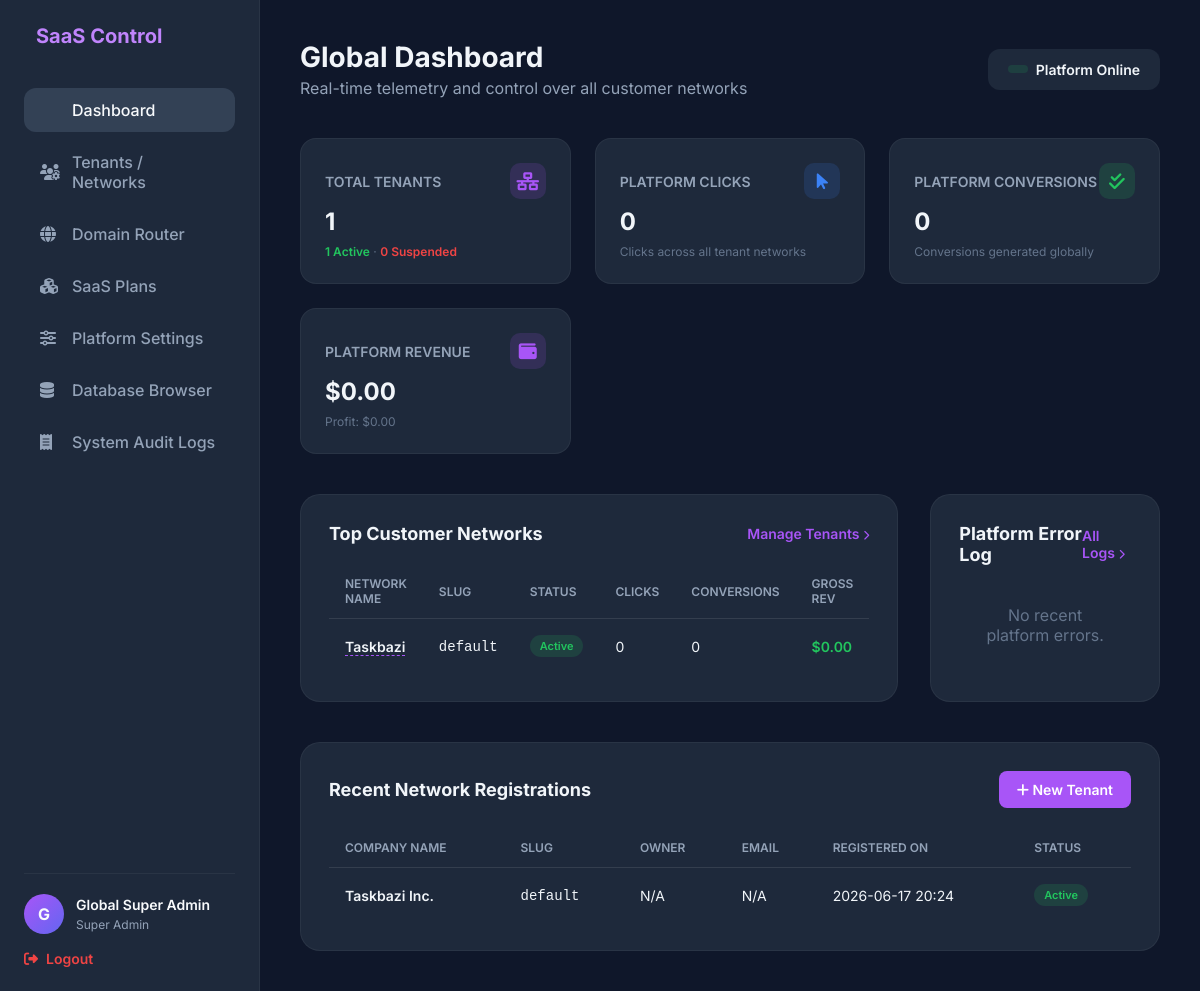
Page /superadmin/dashboard.php (signed in) on the committed database.
### tables this page shows
CREATE TABLE `tenants` (
  `id` int(11) NOT NULL AUTO_INCREMENT,
  `name` varchar(100) NOT NULL,
  `slug` varchar(50) NOT NULL,
  `company_name` varchar(150) DEFAULT NULL,
  `owner_name` varchar(100) DEFAULT NULL,
  `owner_email` varchar(150) DEFAULT NULL,
  `status` enum('active','suspended','pending','deleted') DEFAULT 'active',
  `plan_name` varchar(50) DEFAULT 'Starter',
  `max_affiliates` int(11) DEFAULT 100,
  `max_advertisers` int(11) DEFAULT 20,
  `max_offers` int(11) DEFAULT 100,
  `timezone` varchar(50) DEFAULT 'UTC',
  `currency` varchar(10) DEFAULT 'USD',
  `created_at` timestamp NOT NULL DEFAULT current_timestamp(),
  `updated_at` timestamp NOT NULL DEFAULT current_timestamp() ON UPDATE current_timestamp(),
  PRIMARY KEY (`id`),
  UNIQUE KEY `slug` (`slug`)
);

### app/core/tenant.php (called while the page is built, shortened)
    <?php
class GuardPDO extends PDO {
    #[\ReturnTypeWillChange]
    public function prepare($query, $options = []) {
        return parent::prepare($query, $options);
    }
    #[\ReturnTypeWillChange]
    public function query($query, ...$args) {
        return parent::query($query, ...$args);
    }
}

### superadmin/dashboard.php (the view, shortened to what this page needs)
<?php
require_once __DIR__ . '/../app/config/database.php';
$adminName = $_SESSION['super_auth']['name'] ?? 'Super Admin';
$tenantStats = $pdo->query("
    SELECT
        COUNT(*) as total,
        SUM(status = 'active') as active,
        SUM(status = 'suspended') as suspended,
        SUM(status = 'pending') as pending
    FROM tenants
")->fetch(PDO::FETCH_ASSOC);
$globalMetrics = $pdo->query("
    SELECT
        (SELECT COUNT(*) FROM users) as total_users,
        (SELECT COUNT(*) FROM offers) as total_offers,
        (SELECT COUNT(*) FROM clicks) as total_clicks,
        (SELECT COUNT(*) FROM conversions) as total_conversions,
        (SELECT SUM(payout) FROM conversions WHERE status = 'approved') as total_payout,
        (SELECT SUM(revenue) FROM conversions WHERE status = 'approved') as total_revenue
")->fetch(PDO::FETCH_ASSOC);
$totalPayout = (float)($globalMetrics['total_payout'] ?? 0.00);
$totalRevenue = (float)($globalMetrics['total_revenue'] ?? 0.00);
$totalProfit = $totalRevenue - $totalPayout;
$recentTenants = $pdo->query("
    SELECT id, name, slug, company_name, status, created_at
    FROM tenants
    ORDER BY created_at DESC
    LIMIT 5
")->fetchAll(PDO::FETCH_ASSOC);
$recentErrors = $pdo->query("
    SELECT id, error_code, requested_url, ip_address, logged_at
    FROM error_logs
    ORDER BY logged_at DESC
    LIMIT 5
")->fetchAll(PDO::FETCH_ASSOC);
$topTenants = $pdo->query("
    SELECT
        t.id, t.name, t.slug, t.status,
        (SELECT COUNT(*) FROM clicks WHERE tenant_id = t.id) as clicks_count,
        (SELECT COUNT(*) FROM conversions WHERE tenant_id = t.id) as conversions_count,
        (SELECT SUM(revenue) FROM conversions WHERE tenant_id = t.id AND status = 'approved') as revenue_sum
    FROM tenants t
    ORDER BY conversions_count DESC, clicks_count DESC
    LIMIT 5
")->fetchAll(PDO::FETCH_ASSOC);
?>
<!DOCTYPE html>
<html lang="en">
<head>
    <link rel="stylesheet" href="https://cdnjs.cloudflare.com/ajax/libs/font-awesome/6.4.0/css/all.min.css">
</head>
<body>
    <div class="sidebar">
        <div class="brand">
            <span>SaaS Control</span>
        </div>
        <ul class="nav-menu">
            <li class="nav-item active">
                <a href="dashboard.php">
                    <i class="fas fa-grid-2"></i> Dashboard
                </a>
            </li>
            <li class="nav-item">
                <a href="tenants.php">
                    <i class="fas fa-users-gear"></i> Tenants / Networks
                </a>
            </li>
            <li class="nav-item">
                <a href="domains.php">
                    <i class="fas fa-globe"></i> Domain Router
                </a>
            </li>
            <li class="nav-item">
                <a href="plans.php">
                    <i class="fas fa-cubes"></i> SaaS Plans
                </a>
            </li>
            <li class="nav-item">
                <a href="platform_settings.php">
                    <i class="fas fa-sliders"></i> Platform Settings
                </a>
            </li>
            <li class="nav-item">
                <a href="data_browser.php">
                    <i class="fas fa-database"></i> Database Browser
                </a>
            </li>
            <li class="nav-item">
                <a href="audit_logs.php">
                    <i class="fas fa-receipt"></i> System Audit Logs
                </a>
            </li>
        </ul>
        <div class="sidebar-footer">
            <div class="user-profile">
                <div class="avatar">
                    <?=strtoupper(substr($adminName, 0, 1))?>
                </div>
                <div>
                    <h4 style="font-size: 14px; font-weight: 600;"><?=$adminName?></h4>
                    <span style="font-size: 12px; color: #94a3b8;">Super Admin</span>
                </div>
            </div>
            <a href="../logout.php" class="logout-btn">
                <i class="fas fa-right-from-bracket"></i> Logout
            </a>
        </div>
    </div>
    <div class="content">
        <div class="header">
            <div>
                <h1>Global Dashboard</h1>
                <p>Real-time telemetry and control over all customer networks</p>
            </div>
            <div style="background-color: #1e293b; padding: 12px 20px; border-radius: 12px; display: flex; align-items: center; gap: 8px;">
                <span class="status-badge status-active"></span>
                <span style="font-weight: 600; font-size: 14px;">Platform Online</span>
            </div>
        </div>
        <div class="stats-grid">
            <div class="stat-card">
                <div class="stat-header">
                    <span>TOTAL TENANTS</span>
                    <div class="stat-icon icon-purple">
                        <i class="fas fa-network-wired"></i>
                    </div>
                </div>
                <div class="stat-value"><?=$tenantStats['total']?></div>
                <div class="stat-desc">
                    <span style="color: #22c55e; font-weight: 600;"><?=$tenantStats['active']?> Active</span> &middot;
                    <span style="color: #ef4444; font-weight: 600;"><?=$tenantStats['suspended']?> Suspended</span>
                </div>
            </div>
            <div class="stat-card">
                <div class="stat-header">
                    <span>PLATFORM CLICKS</span>
                    <div class="stat-icon icon-blue">
                        <i class="fas fa-mouse-pointer"></i>
                    </div>
                </div>
                <div class="stat-value"><?=number_format($globalMetrics['total_clicks'])?></div>
                <div class="stat-desc">Clicks across all tenant networks</div>
            </div>
            <div class="stat-card">
                <div class="stat-header">
                    <span>PLATFORM CONVERSIONS</span>
                    <div class="stat-icon icon-green">
                        <i class="fas fa-check-double"></i>
                    </div>
                </div>
                <div class="stat-value"><?=number_format($globalMetrics['total_conversions'])?></div>
                <div class="stat-desc">Conversions generated globally</div>
            </div>
            <div class="stat-card">
                <div class="stat-header">
                    <span>PLATFORM REVENUE</span>
                    <div class="stat-icon icon-purple">
                        <i class="fas fa-wallet"></i>
                    </div>
                </div>
                <div class="stat-value">$<?=number_format($totalRevenue, 2)?></div>
                <div class="stat-desc">Profit: $<?=number_format($totalProfit, 2)?></div>
            </div>
        </div>
        <div class="dashboard-grid">
            <div class="section-card">
                <div class="section-header">
                    <h3 class="section-title">Top Customer Networks</h3>
                    <a href="tenants.php" class="btn-view-all">Manage Tenants <i class="fas fa-chevron-right" style="font-size: 10px;"></i></a>
                </div>
                <table>
                    <thead>
                        <tr>
                            <th>Network Name</th>
                            <th>Slug</th>
                            <th>Status</th>
                            <th>Clicks</th>
                            <th>Conversions</th>
                            <th>Gross Rev</th>
                        </tr>
                    </thead>
                    <tbody>
                        <?php if (empty($topTenants)): ?>
                            <tr>
                                <td colspan="6" style="text-align: center; color: #64748b;">No active networks found.</td>
                            </tr>
                        <?php else: ?>
                            <?php foreach ($topTenants as $t): ?>
                                <tr>
                                    <td style="font-weight: 600;">
                                        <a href="tenant_view.php?id=<?=$t['id']?>" style="color: #f1f5f9; text-decoration: none; border-bottom: 1px dashed #a855f7;">
                                            <?=htmlspecialchars($t['name'])?>
                                        </a>
                                    </td>
                                    <td><code><?=$t['slug']?></code></td>
                                    <td>
                                        <span class="status-badge status-<?=$t['status']?>"><?=ucfirst($t['status'])?></span>
                                    </td>
                                    <td><?=number_format($t['clicks_count'])?></td>
                                    <td><?=number_format($t['conversions_count'])?></td>
                                    <td style="font-weight: 600; color: #22c55e;">$<?=number_format((float)($t['revenue_sum'] ?? 0.00), 2)?></td>
                                </tr>
                            <?php endforeach; ?>
                        <?php endif; ?>
                    </tbody>
                </table>
            </div>
            <div class="section-card">
                <div class="section-header">
                    <h3 class="section-title">Platform Error Log</h3>
                    <a href="audit_logs.php" class="btn-view-all">All Logs <i class="fas fa-chevron-right" style="font-size: 10px;"></i></a>
                </div>
                <div class="list-items">
                    <?php if (empty($recentErrors)): ?>
                        <div style="text-align: center; color: #64748b; padding: 20px;">No recent platform errors.</div>
                    <?php endif; ?>
                </div>
            </div>
        </div>
        <div style="display: grid; grid-template-columns: 1fr; gap: 32px;">
            <div class="section-card">
                <div class="section-header">
                    <h3 class="section-title">Recent Network Registrations</h3>
                    <a href="tenant_create.php" style="background-color: #a855f7; color: white; text-decoration: none; padding: 10px 18px; border-radius: 8px; font-weight: 600; font-size: 14px;">
                        <i class="fas fa-plus"></i> New Tenant
                    </a>
                </div>
                <table>
                    <thead>
                        <tr>
                            <th>Company Name</th>
                            <th>Slug</th>
                            <th>Owner</th>
                            <th>Email</th>
                            <th>Registered On</th>
                            <th>Status</th>
                        </tr>
                    </thead>
                    <tbody>
                        <?php if (empty($recentTenants)): ?>
                            <tr>
                                <td colspan="6" style="text-align: center; color: #64748b;">No recent signups.</td>
                            </tr>
                        <?php else: ?>
                            <?php foreach ($recentTenants as $rt): ?>
                                <tr>
                                    <td style="font-weight: 600;"><?=htmlspecialchars($rt['company_name'] ?? $rt['name'])?></td>
                                    <td><code><?=$rt['slug']?></code></td>
                                    <td><?=htmlspecialchars($rt['owner_name'] ?? 'N/A')?></td>
                                    <td><?=htmlspecialchars($rt['owner_email'] ?? 'N/A')?></td>
                                    <td><?=date('Y-m-d H:i', strtotime($rt['created_at']))?></td>
                                    <td>
                                        <span class="status-badge status-<?=$rt['status']?>"><?=ucfirst($rt['status'])?></span>
                                    </td>
                                </tr>
                            <?php endforeach; ?>
                        <?php endif; ?>
                    </tbody>
                </table>
            </div>
        </div>
    </div>
</body>
</html>

### rows in the picture
tenants: name "Taskbazi", slug "default", status "Active", clicks_count "0", conversions_count "0", revenue_sum "0.00", company_name "Taskbazi Inc.", owner_name "N/A", owner_email "N/A", created_at "2026-06-17 20:24"

### other values in the picture
substr($adminName, 0, 1) "G"
$adminName "Global Super Admin"
$tenantStats['total'] "1"
$tenantStats['active'] "1"
$tenantStats['suspended'] "0"
$globalMetrics['total_clicks'] "0"
$globalMetrics['total_conversions'] "0"
$totalRevenue "0.00"
$totalProfit "0.00"
